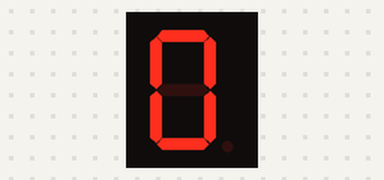
This sketch was run on a simulated Arduino Uno, built with avr-gcc and run on an emulated ATmega328P. Parts: 1-digit seven-segment display. Wiring (inferred from the names in the program): 1-digit 7-segment display, segments lit when HIGH: segments pin 9, pin 10, pin 4, pin 5, pin 6, pin 8, pin 7. The segment pins are drawn as the display they are named for.

Above: at 0.1 s.
At 3.1 s:
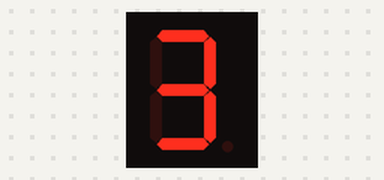
At 7.1 s:
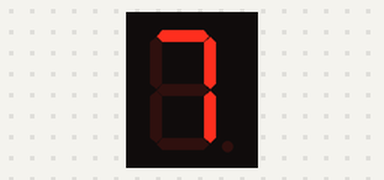
At 14.1 s:
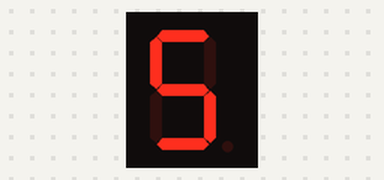
At 21.1 s:
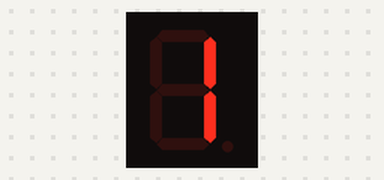
At 29.1 s:
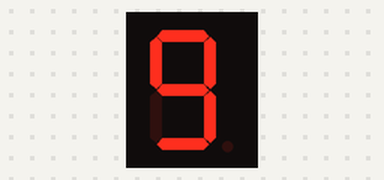

Measured:
- what the display in image 1 shows lasts 1.0 s, from 3.0 s to 4.0 s
- what the display in image 5 shows lasts 2.0 s, from 29.0 s to 31.0 s

The sketch:

MCPIL41.ino
```cpp
// 7-Segment Display with Arduino (Common Cathode)
// Pins for segments: a, b, c, d, e, f, g

int segPins[] = {9, 10, 4, 5, 6, 8, 7}; // a–g connected to Arduino pins
int digits[10][7] = {
    // a b c d e f g
    {1, 1, 1, 1, 1, 1, 0}, // 0
    {0, 1, 1, 0, 0, 0, 0}, // 1
    {1, 1, 0, 1, 1, 0, 1}, // 2
    {1, 1, 1, 1, 0, 0, 1}, // 3
    {0, 1, 1, 0, 0, 1, 1}, // 4
    {1, 0, 1, 1, 0, 1, 1}, // 5
    {1, 0, 1, 1, 1, 1, 1}, // 6
    {1, 1, 1, 0, 0, 0, 0}, // 7
    {1, 1, 1, 1, 1, 1, 1}, // 8
    {1, 1, 1, 1, 0, 1, 1}  // 9
};

void setup()
{
    for (int i = 0; i < 7; i++)
    {
        pinMode(segPins[i], OUTPUT);
    }
}

void loop()
{
    // Count up 0-9
    for (int num = 0; num < 10; num++)
    {
        displayDigit(num);
        delay(1000); // Hold each number for 1 second
    }

    // Count down 9-0
    for (int num = 9; num >= 0; num--)
    {
        displayDigit(num);
        delay(1000); // Hold each number for 1 second
    }
}

void displayDigit(int num)
{
    for (int i = 0; i < 7; i++)
    {
        digitalWrite(segPins[i], digits[num][i]);
    }
}
```
